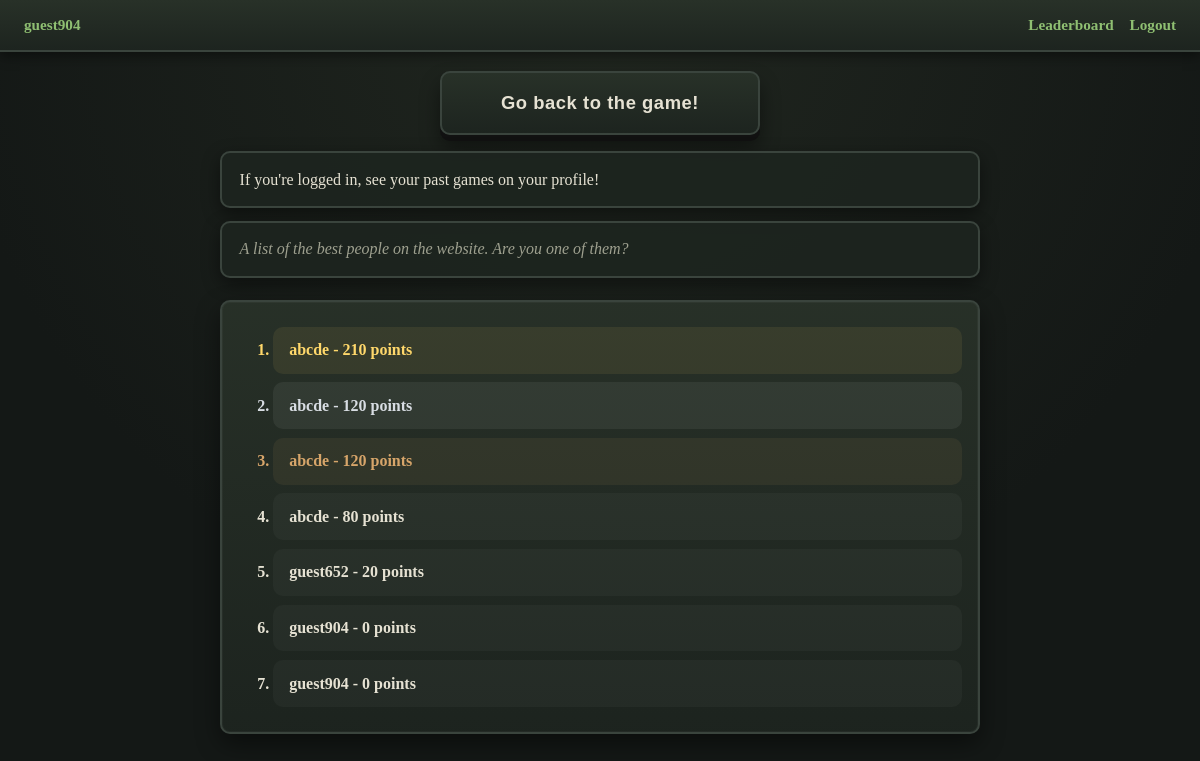
/leaderboard (signed in), run on the app's committed database.
### tables this page shows
CREATE TABLE past_games
(
    user_id TEXT, 
    score INTEGER,
    cheats_used BOOLEAN,
    TIMESTAMP DEFAULT CURRENT_TIMESTAMP NOT NULL,
    PRIMARY KEY(user_id,timestamp),
    FOREIGN KEY (user_id) REFERENCES users(user_id)
);

### app.py (the view)
@app.route("/leaderboard", methods=["POST", "GET"])
def leaderboard():
    db = get_db()
    results = db.execute("""SELECT user_id,score
                        FROM past_games
                        ORDER BY score DESC
                        LIMIT 10;""").fetchall()
    return render_template("leaderboard.html", results=results)

### app.py (called while the page is built)
@app.before_request
def load_logged_in_user():
    g.user = session.get("user_id", None)
    g.is_guest = session.get("is_guest",None)

### database.py (called while the page is built)
def get_db():
    if "db" not in g:
        g.db = sqlite3.connect(DATABASE,
                detect_types=sqlite3.PARSE_DECLTYPES)
        g.db.row_factory = sqlite3.Row
    return g.db

### templates/leaderboard.html
{% extends "base.html" %}
    {% block main %}
    <button><a href="{{ url_for('index') }}">Go back to the game!</a></button>
    <p>If you're logged in, see your past games on your profile!</p>
    <p><i>A list of the best people on the website. Are you one of them?</i></p>
        <ol>
            {%for result in results%}
            <li>
                {{result["user_id"]}} -
                {{ result["score"] }} points
            </li>
            {%endfor%}
        </ol>
{% endblock %}

### static/main.css (style rules this page uses)
body { margin: 0; }
:root { --bg: #141816; --panel: #1d241f; --panel-light: #283128; --stone: #3a443d; --moss: #5e7a52; --accent: #8fbf72; --gold: #d7c27a; --text: #e6e2d3; --muted: #9ea08f; --shadow: rgba(0, 0, 0, 0.45); --radius: 10px; --gap: 1rem; }
* { margin: 0; padding: 0; box-sizing: border-box; }
html, body { height: 100%; }
body { font-family: "Garamond","Georgia",serif; background: radial-gradient(circle at top, #20261f 0%, var(--bg) 65%); color: var(--text); }
a { color: var(--accent); text-decoration: none; transition: 0.18s ease; font-weight: bold; }
body > p, body > ol { margin-left: auto; margin-right: auto; }
body > p { width: min(760px, 92vw); padding: 0.9rem 1.1rem; margin-top: 1rem; background: rgba(29, 36, 31, 0.92); border: 2px solid var(--stone); border-radius: var(--radius); color: var(--text); box-shadow: 0 6px 18px var(--shadow); line-height: 1.5; }
body > p + p { color: var(--muted); font-style: italic; margin-top: 0.8rem; }
body > ol { width: min(760px, 92vw); margin-top: 1.4rem; margin-bottom: 2rem; padding: 1rem 1rem 1rem 3.2rem; background: linear-gradient(to bottom, rgba(40,49,40,0.96), rgba(29,36,31,0.96)); border: 2px solid var(--stone); border-radius: var(--radius); box-shadow: 0 10px 24px var(--shadow), inset 0 0 0 1px rgba(255,255,255,0.03); }
body > ol li { margin: 0.55rem 0; padding: 0.9rem 1rem; background: rgba(255,255,255,0.03); border-radius: 10px; color: var(--text); font-weight: bold; transition: transform 0.12s ease, background 0.12s ease; }
body > ol li:nth-child(1) { color: #ffd86b; background: rgba(255, 216, 107, 0.08); }
body > ol li:nth-child(2) { color: #d8dde3; background: rgba(216, 221, 227, 0.07); }
body > ol li:nth-child(3) { color: #d7a56a; background: rgba(215, 165, 106, 0.08); }
body > button { display: block; margin: 1.2rem auto 0 auto; min-width: 320px; min-height: 64px; padding: 0; background: linear-gradient(to bottom, var(--panel-light), var(--panel)); border: 2px solid var(--stone); border-radius: var(--radius); box-shadow: 0 6px 0 #111, 0 12px 20px var(--shadow); cursor: pointer; transition: transform 0.08s ease, border-color 0.15s ease, box-shadow 0.08s ease; }
body > button > a { display: flex; align-items: center; justify-content: center; width: 100%; height: 100%; padding: 1rem 1.5rem; color: var(--text); text-decoration: none; font-size: 1.15rem; font-weight: bold; letter-spacing: 0.03em; }

### data on the page
past_games: user_id "abcde", score "210"
past_games: user_id "abcde", score "120"
past_games: user_id "abcde", score "120"
past_games: user_id "abcde", score "80"
past_games: user_id "guest652", score "20"
past_games: user_id "guest904", score "0"
past_games: user_id "guest904", score "0"

### other printed values
{{ g.user }} "guest904"
